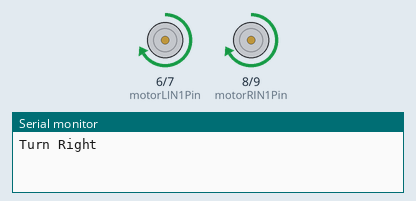
A sketch run on a simulated Arduino Uno, built with avr-gcc and run on an emulated ATmega328P. Shown: motor-driver pin pairs drawn as motors (green arrow = first pin HIGH = forward, orange = second pin HIGH = backward, longer = more drive, scaled by the enable pin), the last lines printed to the serial monitor. Random numbers use the default seed unless the sketch sets one.

Above: at 0.5 s.
At 17.7 s:
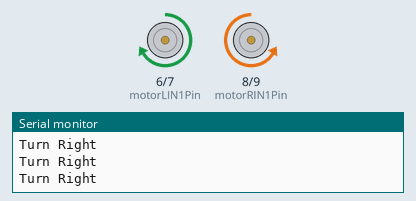
At 34.9 s:
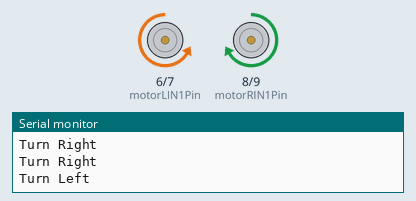
Timing chart, 0 to 39.7 s (numbered marks = the images above):
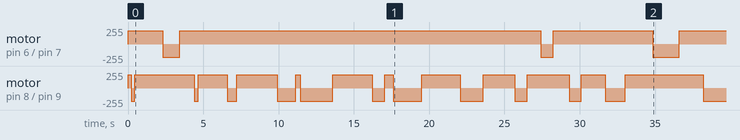

Measured:
- by itself, motor on pin 8 (motorRIN1Pin) / pin 9 (motorRIN2Pin): stopped → forward 200/255 at 0.00 s, → backward 200/255 0.21 s later, → forward 200/255 0.25 s later, → backward 200/255 3.9 s later, … (24 changes in this stretch)
- by itself, motor on pin 6 (motorLIN1Pin) / pin 7 (motorLIN2Pin): goes forward 200/255 2.3 s, backward 200/255 1.1 s, forward 200/255 24.0 s, backward 200/255 0.83 s, forward 200/255 6.6 s, backward 200/255 1.8 s, then forward 200/255

The sketch:

RandomTurn.ino
```cpp
#include "motor.h"

const int motorRENPin = 10;
const int motorRIN1Pin = 8;
const int motorRIN2Pin = 9;

const int motorLENPin = 5;
const int motorLIN1Pin = 6;
const int motorLIN2Pin = 7;

const int driveSpeed = 200;
const int turnSpeed = 200;

Motor rightMotor(motorRIN1Pin, motorRIN2Pin, motorRENPin);
Motor leftMotor(motorLIN1Pin, motorLIN2Pin, motorLENPin);

void setup() {
  Serial.begin(9600);
}

void loop() {
  int randomDrive = random(200, 3000);
  int randomTurn = random(200, 3000);

  rightMotor.forward(driveSpeed);
  leftMotor.forward(driveSpeed);

  delay(randomDrive);

  if (random(2)) {
    Serial.println("Turn Right");
    rightMotor.backward(turnSpeed);
    leftMotor.forward(turnSpeed);
  } else {
    Serial.println("Turn Left");
    rightMotor.forward(turnSpeed);
    leftMotor.backward(turnSpeed);
  }


  delay(randomTurn);
}
```

irfollower.cpp
```cpp
#include "irfollower.h"
#include <Arduino.h>

const int irfollower::cornerWeight = 90;
const int irfollower::innerWeight = 50;
const int irfollower::forwardWeight = 10;

irfollower::irfollower(uint8_t d1, uint8_t d2, uint8_t d3, uint8_t d4, uint8_t d5, uint8_t d6) :
    d1_(d1), d2_(d2), d3_(d3), d4_(d4), d5_(d5), d6_(d6)
{
  pinMode(d1_, INPUT);
  pinMode(d2_, INPUT);
  pinMode(d3_, INPUT);
  pinMode(d4_, INPUT);
  pinMode(d5_, INPUT);
  pinMode(d6_, INPUT);
}

double irfollower::readDegrees() {
  bool f1, f2, f3, f4, f5, f6;

  f1 = !digitalRead(d1_);
  f2 = !digitalRead(d2_);
  f3 = !digitalRead(d3_);
  f4 = !digitalRead(d4_);
  f5 = !digitalRead(d5_);
  f6 = !digitalRead(d6_);

  double sum = 0.0;
  int divisor = 0;

  if (f1) {
    sum += cornerWeight;
    divisor++;
  }
  if (f2) {
    sum += innerWeight;
    divisor++;
  }
  if (f3) {
    sum += forwardWeight;
    divisor++;
  }

  if (f4) {
    sum -= forwardWeight;
    divisor++;
  }
  if (f5) {
    sum -= innerWeight;
    divisor++;
  }
  if (f6) {
    sum -= cornerWeight;
    divisor++;
  }

  if (!f1 && !f2 && !f3 && !f4 && !f5 && !f6) {
    return INTEGER_MIN;
  }

  return sum / divisor;
}
```

irfollower.h
```cpp
#ifndef __IRFOLLOWER_H__
#define __IRFOLLOEWR_H__

#include <stdint.h>

#define INTEGER_MIN -32768

class irfollower {
public:
  irfollower(uint8_t d1, uint8_t d2, uint8_t d3, uint8_t d4, uint8_t d5, uint8_t d6);

  double readDegrees();

private:
  uint8_t d1_;
  uint8_t d2_;
  uint8_t d3_;
  uint8_t d4_;
  uint8_t d5_;
  uint8_t d6_;

  static const int cornerWeight;
  static const int innerWeight;
  static const int forwardWeight;
};

#endif
```

motor.cpp
```cpp
#include "motor.h"
#include <Arduino.h>

Motor::Motor(uint8_t pinIN1, uint8_t pinIN2, uint8_t pinEN)
    : pinIN1_(pinIN1), pinIN2_(pinIN2), pinEN_(pinEN)
{
  pinMode(pinIN1_, OUTPUT);
  pinMode(pinIN2_, OUTPUT);
  pinMode(pinEN_, OUTPUT);

  digitalWrite(pinEN_, LOW);
}

void Motor::forward(uint8_t speed) {
  digitalWrite(pinIN1_, HIGH);
  digitalWrite(pinIN2_, LOW);

  analogWrite(pinEN_, speed);
}

void Motor::backward(uint8_t speed) {
  digitalWrite(pinIN1_, LOW);
  digitalWrite(pinIN2_, HIGH);

  analogWrite(pinEN_, speed);
}

void Motor::brake() {
  digitalWrite(pinIN1_, LOW);
  digitalWrite(pinIN2_, LOW);

  analogWrite(pinEN_, HIGH);
}

void Motor::freeRun() {
  digitalWrite(pinEN_, LOW);
}
```

motor.h
```cpp
#ifndef __MOTOR_H__
#define __MOTOR_H__

#include <stdint.h>

class Motor {
public:
  Motor(uint8_t pinIN1, uint8_t pinIN2, uint8_t pinEN);

  void forward(uint8_t speed);
  void backward(uint8_t speed);
  void brake();
  void freeRun();

private:
  uint8_t pinIN1_;
  uint8_t pinIN2_;
  uint8_t pinEN_;
};

#endif
```
